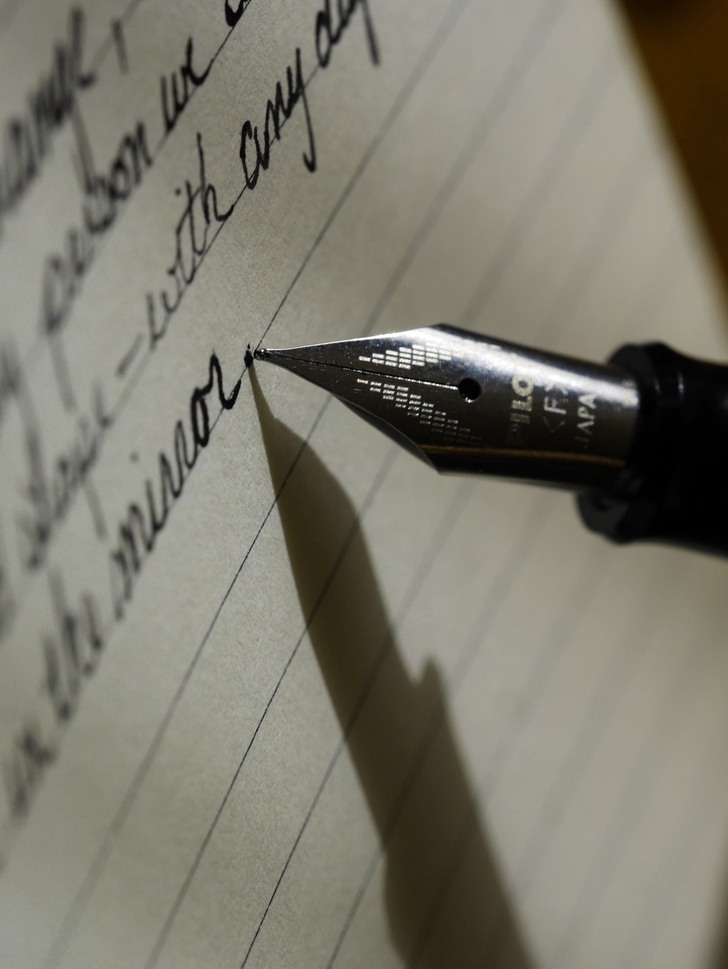
#> input picture Aoife/Straighten_the_Image_Attempts/IPTest10.jpeg, 728 x 969 px, shrunk from 1442 x 1920 before the run
$ python Simple_Image.py
#> lines starting #> are read from the running program, lines starting #| are printed output that depends on the picture; after the words box and inside, x2 and y2 are one past the last pixel; in counts of white or black regions, pixels touching at a corner belong together; long printed decimals are rounded
#Simple Program to detect the edges on a simple image and straighten it
#Image Processing Project

import cv2, numpy as np
from matplotlib import pyplot as plt # Good for graphing; install using `pip install matplotlib`
from matplotlib import image as image
#import easygui # An easy-to-use file-picker; pip install easygui
import os
import math

#References
# https://www.youtube.com/watch?v=OchCsSiffeE

#Read in Image and show it
I = cv2.imread("IPTest10.jpeg", 1)
#> I is the input picture: shape (969, 728, 3); mean B, G, R 109.4, 122.1, 124.4
image = cv2.cvtColor(I, cv2.COLOR_BGR2GRAY)
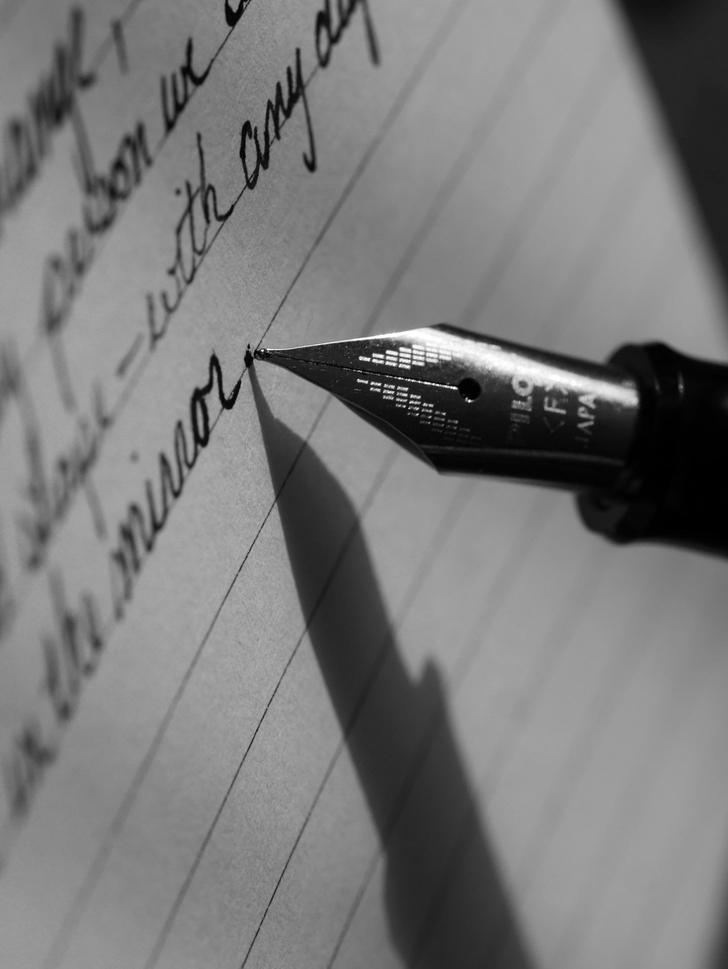
#> image: shape (969, 728); min 0, max 255, mean 121.3
plt.imshow(image)
plt.show()

#Detect the Lines
canimg = cv2.Canny(image, 50, 200)
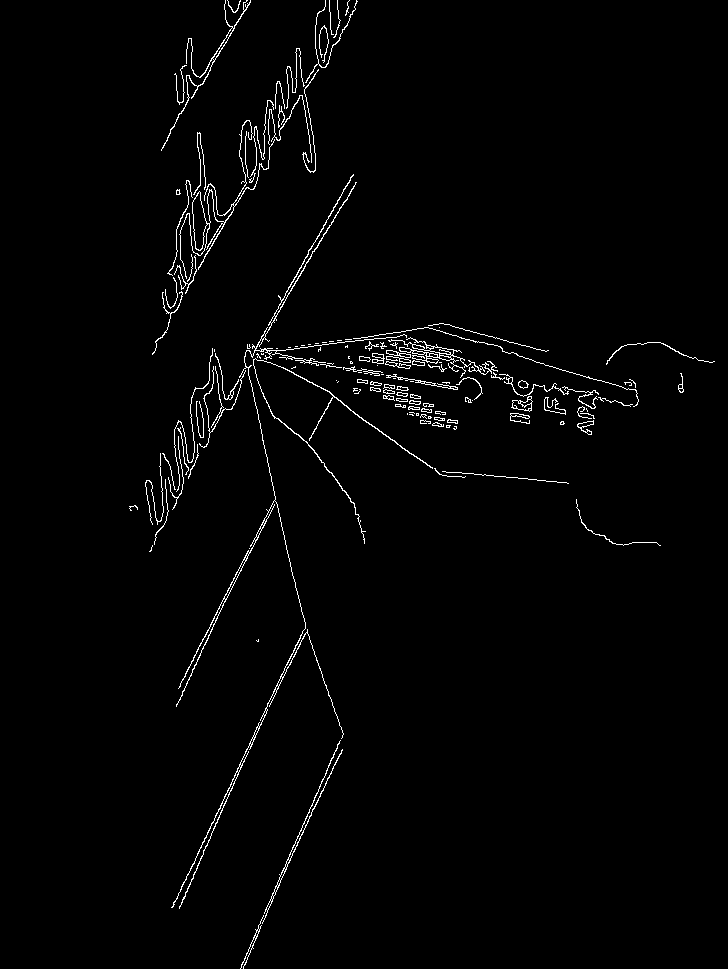
#> canimg: shape (969, 728); 1.7% white in thin lines or dots, all inside (x1, y1, x2, y2) = (129, 0, 715, 969)
lines = cv2.HoughLines(canimg, 1, np.pi/180, 120,np.array([]))
#> lines = 28 rows, first 8: [540, 0.436], [392, 0.506], [532, 0.419], [551, 0.454], [-166, 2.93], [626, 0.436], [471, 0.471], [612, 0.419]

for line in lines:
    rho, theta = line[0]
    a = np.cos(theta)
    b= np.sin(theta)

    x0 = a*rho
    y0 = b*rho

    x1 = int(x0+1000*(-b))
    y1 = int(y0-+1000*(a))
    x2 = int(x0-1000*(-b))
    y2 = int(y0-1000*(1))

    cv2.line(image, (x1, y1), (x2, y2), (0, 0, 255), 2)
    slope = (y2-y1)/(x2-x1)

    (h, w) = image.shape[:2]
    (cX, cY) = (w // 2, h // 2)
    angle = np.rad2deg(np.arctan(slope))
    print(angle)
    M = cv2.getRotationMatrix2D((cX, cY), 30, 1.0)
    R = cv2.warpAffine(image, M, (w, h))
#> this loop made 28 passes
#> (rho, theta, a, b, x0, y0, x1, y1) on passes 1 to 12: (540, 0.436, 0.906, 0.423, 489.4, 228.2, 66, -678), (392, 0.506, 0.875, 0.485, 342.9, 190, -141, -684), (532, 0.419, 0.914, 0.407, 486, 216.4, 79, -697), (551, 0.454, 0.899, 0.438, 495.2, 241.5, 56, -657), (-166, 2.93, -0.978, 0.208, 162.4, -34.51, -45, 943), (626, 0.436, 0.906, 0.423, 567.3, 264.6, 144, -641), (471, 0.471, 0.891, 0.454, 419.7, 213.8, -34, -677), (612, 0.419, 0.914, 0.407, 559.1, 248.9, 152, -664), (479, 0.489, 0.883, 0.469, 422.9, 224.9, -46, -658), (520, 0.401, 0.921, 0.391, 478.7, 203.2, 87, -717), (398, 0.541, 0.857, 0.515, 341.2, 205, -173, -652), (307, 0.541, 0.857, 0.515, 263.2, 158.1, -251, -699)
#| -6.273
#| -7.358
#| -6.038
#| -6.570
#| -78.145
#| -6.348
#| -6.853
#| -6.108
#> (further printed lines are left out)
#> pass 1, `R = cv2.warpAffine(image, M, (w, h))`:
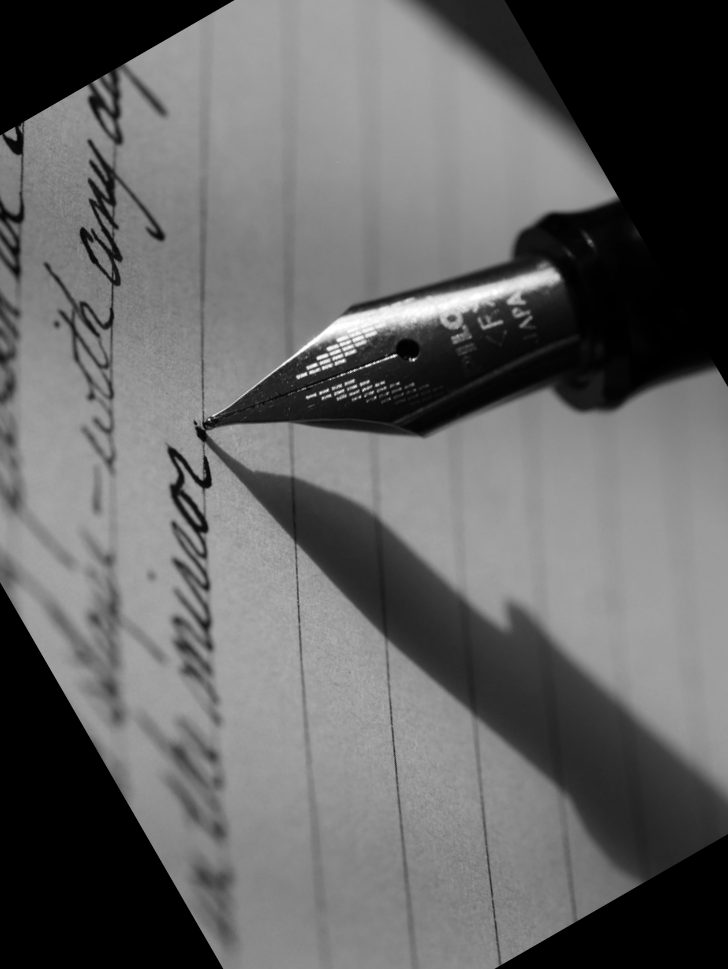
#> R: shape (969, 728); min 0, max 255, mean 100.3
#> after the loop:
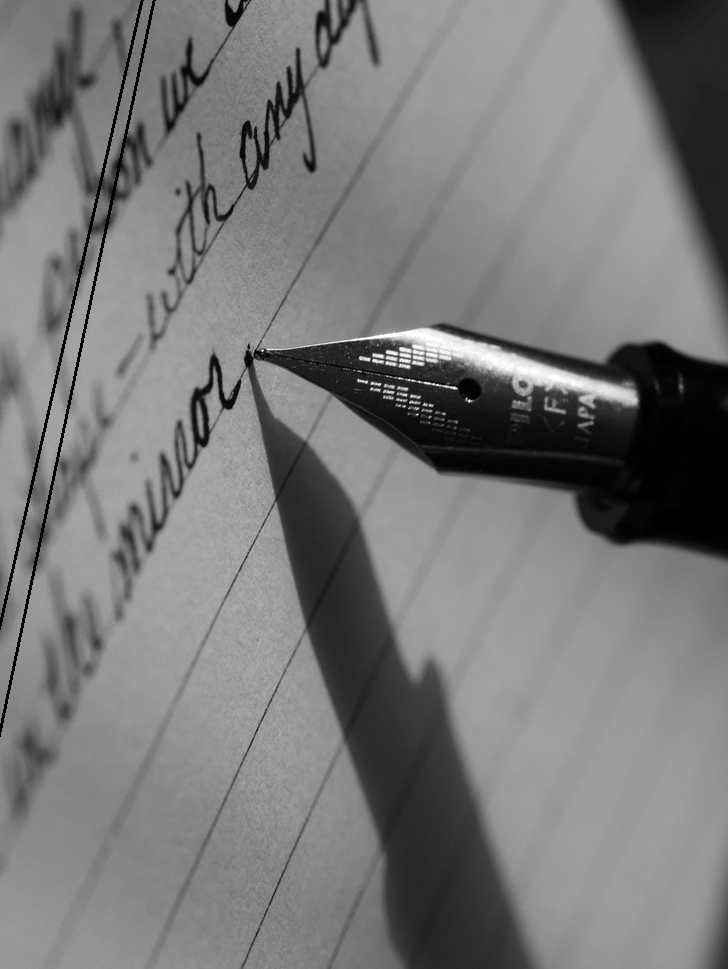
#> image: shape (969, 728); 0.58% of pixels changed, all inside (x1, y1, x2, y2) = (0, 0, 156, 737)

plt.imshow(canimg)
plt.show()

# Rotating Manually - what we want it to look like
(h, w) = image.shape[:2]
(cX, cY) = (w // 2, h // 2)
#angle is a simple 360 turn 90 is right angle, 180 upside down image
M = cv2.getRotationMatrix2D((cX, cY),30,1.0)
R = cv2.warpAffine(image, M, (w, h))
plt.xlabel('x axis - Manual Image Rotation')
plt.ylabel('y axis - Manual Image Rotation')
plt.imshow(R)
plt.show()
